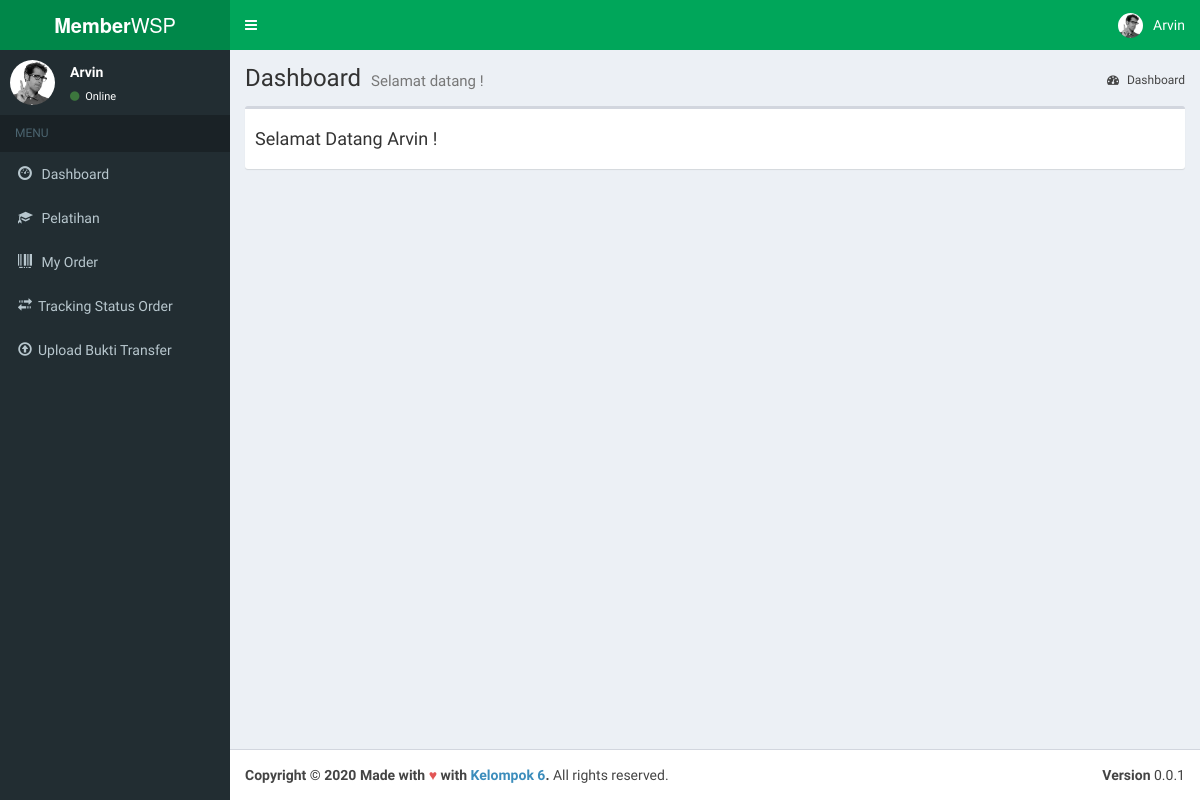
The app's page /index.php?page=users (signed in), older data.
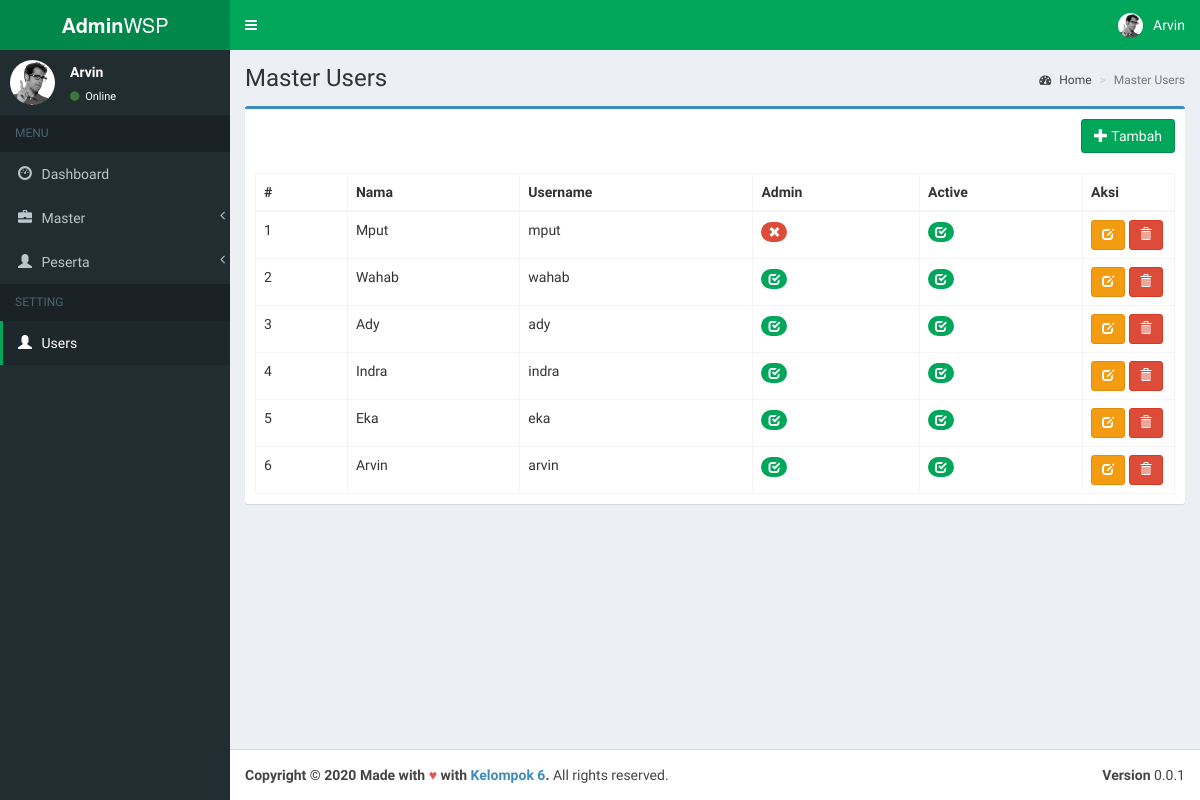
The same page, newer data.
### tables this page shows
CREATE TABLE `users` (
  `id` int(11) NOT NULL,
  `name` varchar(255) NOT NULL,
  `username` varchar(255) NOT NULL,
  `password` varchar(255) NOT NULL,
  `is_admin` tinyint(1) NOT NULL,
  `is_active` tinyint(1) NOT NULL
);

### pages/users/list.php (the view, shortened to what the changed rows need)
<?php
include_once("conf/connection.php");
if (isset($db)) {
    $result = mysqli_query($db, "SELECT * FROM users ORDER BY id DESC");
}
?>
<div class="content-wrapper">
    <section class="content-header">
        <h1>
            Master Users
        </h1>
        <ol class="breadcrumb">
            <li><a href="index.php"><i class="fa fa-dashboard"></i> Home</a></li>
            <li class="active">Master Users</li>
        </ol>
    </section>
    <section class="content">
        <div class="row">
            <div class="col-xs-12">
                <div class="box box-primary">
                    <div class="box-header">
                        <a href="index.php?page=users-create" class="btn btn-success pull-right" role="button" title="Tambah Data"><i
                                class="glyphicon glyphicon-plus"></i> Tambah</a>
                    </div>
                    <div class="box-body">
                        <table id="users" class="table table-bordered table-hover table-responsive">
                            <thead>
                            <tr>
                                <th width="10%">#</th>
                                <th>Nama</th>
                                <th>Username</th>
                                <th>Admin</th>
                                <th>Active</th>
                                <th width="10%">Aksi</th>
                            </tr>
                            </thead>
                            <tbody>
                            <?php
                                $no=0;
                                if ($result) while($row = mysqli_fetch_array($result)) {
                                    ?>
                                    <tr>
                                        <td><?php echo $no=$no+1;?></td>
                                        <td><?php echo $row['name'];?></td>
                                        <td><?php echo $row['username'];?></td>
                                        <td>
                                            <?php
                                            if ($row["is_admin"] == 1) {
                                                echo '<small class="badge bg-green"><i class="glyphicon glyphicon-check"></i></small>';
                                            } else {
                                                echo '<small class="badge bg-red"><i class="glyphicon glyphicon-remove"></i></small>';
                                            }
                                            ?>
                                        </td>
                                        <td>
                                            <?php
                                            if ($row["is_active"] == 1) {
                                                echo '<small class="badge bg-green"><i class="glyphicon glyphicon-check"></i></small>';
                                            } else {
                                                echo '<small class="badge bg-red"><i class="glyphicon glyphicon-remove"></i></small>';
                                            }
                                            ?>
                                        </td>
                                        <td>
                                            <a href="index.php?page=users-edit&id=<?=$row['id'];?>" class="btn btn-sm btn-warning" role="button" title="Ubah Data"><i class="glyphicon glyphicon-edit"></i></a>
                                            <a href="pages/users/hapus.php?id=<?=$row['id'];?>" onclick="return confirm('Anda yakin akan menghapus data ' + '<?=$row['name'];?>' + ' ini ?');" class="btn btn-sm btn-danger" role="button" title="Hapus Data"><i class="glyphicon glyphicon-trash"></i></a>
                                        </td>
                                    </tr>
                                <?php } else {
                                    ?>
                                    <tr>
                                        <td colspan="6" align="center">Data Tidak Ditemukan</td>
                                    </tr>
                                    <?php
                                }?>
                            </tbody>
                        </table>
                    </div>
                </div>
            </div>
        </div>
    </section>
</div>

### index.php (shortened to what the changed rows need)
<!DOCTYPE html>
<html>
<head>
    <link rel="stylesheet" href="bootstrap/css/bootstrap.min.css">
    <link rel="stylesheet" href="https://cdnjs.cloudflare.com/ajax/libs/font-awesome/4.5.0/css/font-awesome.min.css">
    <link rel="stylesheet" href="https://cdnjs.cloudflare.com/ajax/libs/ionicons/2.0.1/css/ionicons.min.css">
    <link rel="stylesheet" href="plugins/jvectormap/jquery-jvectormap-1.2.2.css">
    <link rel="stylesheet" href="dist/css/AdminLTE.min.css">
    <link rel="stylesheet" href="dist/css/skins/_all-skins.min.css">
    <link rel="stylesheet" href="plugins/datatables/dataTables.bootstrap.css">
    <link rel="stylesheet" href="https://cdnjs.cloudflare.com/ajax/libs/toastr.js/latest/css/toastr.min.css">
</head>
<body class="hold-transition skin-green sidebar-mini">
<div class="wrapper">
    <header class="main-header">
        <a href="index.php" class="logo">
            <?php if($_SESSION["user"]["is_admin"] == 1) { ?>
                <span class="logo-lg"><b>Admin</b>WSP</span>
            <?php } else { ?>
                <span class="logo-lg"><b>Member</b>WSP</span>
            <?php } ?>
        </a>
    </header>
    <aside class="main-sidebar">
        <?php if($_SESSION["user"]["is_admin"] == 1) { ?>
            <section class="sidebar">
                <div class="user-panel">
                    <div class="pull-left image">
                        <img src="dist/img/user2-160x160.jpg" class="img-circle" alt="User Image">
                    </div>
                    <div class="pull-left info">
                        <p><?= $_SESSION['user']['name'] ?></p>
                        <a href="#"><i class="fa fa-circle text-success"></i> Online</a>
                    </div>
                </div>
                <ul class="sidebar-menu">
                    <li class="header">MENU</li>
                    <li class="treeview">
                    <li <?php if (!isset($_GET['page']) == 1) echo "class='active'"; ?>><a href="index.php"><i
                                    class="glyphicon glyphicon-dashboard"></i> <span>Dashboard</span></a></li>
                    </li>
                    <li class="treeview <?php if(strpos($_GET['page'], 'master') !== false) echo "active";?>">
                        <a href="#">
                            <i class="glyphicon glyphicon-briefcase"></i> <span>Master</span>
                            <span class="pull-right-container"><i class="fa fa-angle-left pull-right"></i></span>
                        </a>
                    </li>
                    <li class="treeview <?php if(strpos($_GET['page'], 'peserta') !== false) echo "active";?>">
                        <a href="#">
                            <i class="glyphicon glyphicon-user"></i> <span>Peserta</span>
                            <span class="pull-right-container"> <i class="fa fa-angle-left pull-right"></i></span>
                        </a>
                            </li>
                        </ul>
                    <li class="header">SETTING</li>
                    <li class="treeview">
                    <li  <?php if(isset($_GET['page']) && $_GET['page'] == "users") echo "class='active'";?>><a href="index.php?page=users"><i class="glyphicon glyphicon-user"></i> <span>Users</span></a></li>
                    </li>
            </section>
        <?php } else { ?>
            <section class="sidebar">
                <div class="user-panel">
                    <div class="pull-left image">
                        <img src="dist/img/user2-160x160.jpg" class="img-circle" alt="User Image">
                    </div>
                    <div class="pull-left info">
                        <p><?= $_SESSION['user']['name'] ?></p>
                        <a href="#"><i class="fa fa-circle text-success"></i> Online</a>
                    </div>
                </div>
                <ul class="sidebar-menu">
                    <li class="header">MENU</li>
                    <li class="treeview">
                    <li <?php if (!isset($_GET['page']) == 1) echo "class='active'"; ?>><a href="index.php">
                            <i class="glyphicon glyphicon-dashboard"></i> <span>Dashboard</span></a></li>
                    </li>
                    <li <?php if(isset($_GET['page']) && $_GET['page'] == "pelatihan") echo "class='active'";?>><a href="index.php?page=pelatihan">
                            <i class="glyphicon glyphicon-education"></i> <span>Pelatihan</span></a></li>
                    <li <?php if(isset($_GET['page']) && $_GET['page'] == "orders") echo "class='active'";?>><a href="index.php?page=orders">
                            <i class="glyphicon glyphicon-barcode"></i> <span>My Order</span></a></li>
                    <li><a target="_blank" href="pages/tracking.php"><i class="glyphicon glyphicon-transfer"></i><span>Tracking Status Order</span></a></li>
                    <li><a target="_blank" href="pages/confirmation.php"><i class="glyphicon glyphicon-upload"></i><span>Upload Bukti Transfer</span></a></li>
                </ul>
            </section>
        <?php } ?>
    </aside>
    <?php include "conf/route.php"; ?>
</div>
</body>
</html>

### pages/beranda.php (shortened to what the changed rows need)
<div class="content-wrapper">
    <section class="content-header">
        <h1>
            Dashboard
            <small>Selamat datang !</small>
        </h1>
        <ol class="breadcrumb">
            <li class="active"><a href="#"><i class="fa fa-dashboard"></i> Dashboard</a></li>
        </ol>
    </section>
    <section class="content">
        <div class="box box-default">
            <div class="box-body">
                <h4> Selamat Datang <?= $_SESSION['user']['name'] ?> !</h4>
            </div>
        </div>
    </section>
</div>

Row changes from the older to the newer data that the page shows:
added users: name "Mput", username "mput", is_admin 0 (drawn), is_active 1 (drawn)
now on this page (row edited): users: no "2", name "Wahab", username "wahab", is_admin 1 (drawn), is_active 1 (drawn)
now on this page (row edited): users: no "3", name "Ady", username "ady", is_admin 1 (drawn), is_active 1 (drawn)
now on this page (row edited): users: no "4", name "Indra", username "indra", is_admin 1 (drawn), is_active 1 (drawn)
now on this page (row edited): users: no "5", name "Eka", username "eka", is_admin 1 (drawn), is_active 1 (drawn)
now on this page (row edited): users: no "6", name "Arvin", username "arvin", is_admin 1 (drawn), is_active 1 (drawn)
Text that changed along with them:
$_SESSION['user']['name']: (not shown) → "Arvin"
$_SESSION['user']['name']: "Arvin" → (not shown)
text no longer shown: "Member Pelatihan My Order Tracking Status Order Upload Bukti Transfer Selamat datang ! Selamat Datang !"
text now shown: "Admin Master Peserta SETTING Users Master Users Home Master Users Tambah # Nama Username Admin Active Aksi"
